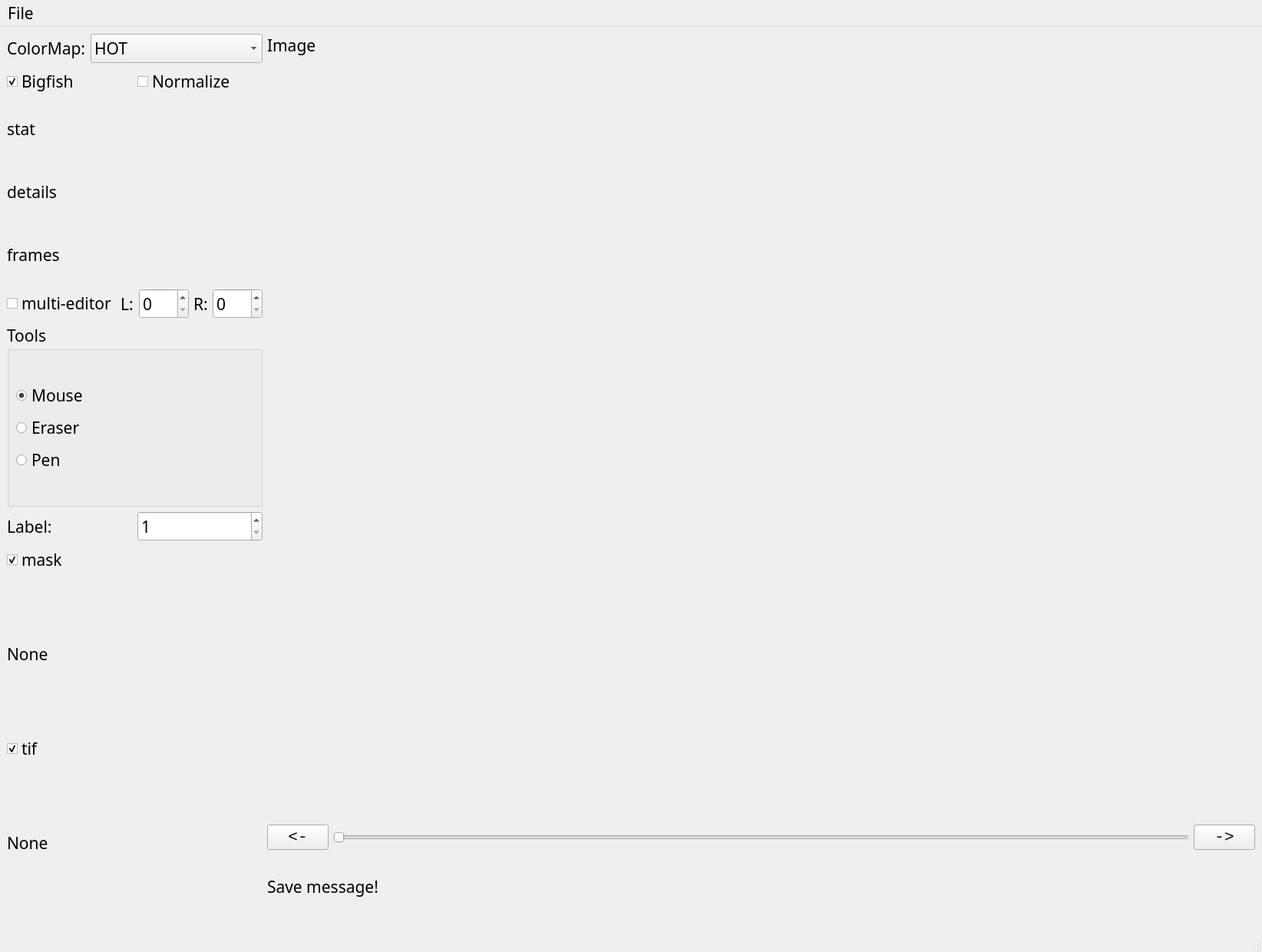
<?xml version="1.0" encoding="UTF-8"?>
<ui version="4.0">
 <class>MainWindow</class>
 <widget class="QMainWindow" name="MainWindow">
  <property name="geometry">
   <rect>
    <x>0</x>
    <y>0</y>
    <width>1644</width>
    <height>1240</height>
   </rect>
  </property>
  <property name="font">
   <font>
    <family>微软雅黑</family>
    <pointsize>16</pointsize>
   </font>
  </property>
  <property name="windowTitle">
   <string>MainWindow</string>
  </property>
  <widget class="QWidget" name="centralwidget">
   <layout class="QGridLayout" name="gridLayout_2">
    <item row="0" column="0">
     <layout class="QVBoxLayout" name="verticalLayout_6">
      <item>
       <layout class="QHBoxLayout" name="horizontalLayout">
        <item>
         <widget class="QLabel" name="label">
          <property name="text">
           <string>ColorMap:</string>
          </property>
         </widget>
        </item>
        <item>
         <widget class="QComboBox" name="colormap_combo">
          <property name="currentIndex">
           <number>10</number>
          </property>
          <item>
           <property name="text">
            <string>AUTUMN</string>
           </property>
          </item>
          <item>
           <property name="text">
            <string>BONE</string>
           </property>
          </item>
          <item>
           <property name="text">
            <string>JET</string>
           </property>
          </item>
          <item>
           <property name="text">
            <string>RAINBOW</string>
           </property>
          </item>
          <item>
           <property name="text">
            <string>OCEAN</string>
           </property>
          </item>
          <item>
           <property name="text">
            <string>SUMMER</string>
           </property>
          </item>
          <item>
           <property name="text">
            <string>SPRING</string>
           </property>
          </item>
          <item>
           <property name="text">
            <string>COOL</string>
           </property>
          </item>
          <item>
           <property name="text">
            <string>HSV</string>
           </property>
          </item>
          <item>
           <property name="text">
            <string>PINK</string>
           </property>
          </item>
          <item>
           <property name="text">
            <string>HOT</string>
           </property>
          </item>
          <item>
           <property name="text">
            <string>PARULA</string>
           </property>
          </item>
          <item>
           <property name="text">
            <string>MAGMA</string>
           </property>
          </item>
          <item>
           <property name="text">
            <string>INFERNO</string>
           </property>
          </item>
          <item>
           <property name="text">
            <string>PLASMA</string>
           </property>
          </item>
          <item>
           <property name="text">
            <string>VIRIDIS</string>
           </property>
          </item>
          <item>
           <property name="text">
            <string>CIVIDIS</string>
           </property>
          </item>
          <item>
           <property name="text">
            <string>TWILIGHT</string>
           </property>
          </item>
          <item>
           <property name="text">
            <string>TWILIGHT_SHIFTED</string>
           </property>
          </item>
          <item>
           <property name="text">
            <string>TURBO</string>
           </property>
          </item>
          <item>
           <property name="text">
            <string>DEEPGREEN</string>
           </property>
          </item>
         </widget>
        </item>
       </layout>
      </item>
      <item>
       <layout class="QHBoxLayout" name="horizontalLayout_4">
        <item>
         <widget class="QCheckBox" name="big_fish_checkBox">
          <property name="text">
           <string>Bigfish</string>
          </property>
          <property name="checked">
           <bool>true</bool>
          </property>
         </widget>
        </item>
        <item>
         <widget class="QCheckBox" name="normalize_checkBox">
          <property name="text">
           <string>Normalize</string>
          </property>
          <property name="checked">
           <bool>false</bool>
          </property>
         </widget>
        </item>
       </layout>
      </item>
      <item>
       <layout class="QVBoxLayout" name="verticalLayout_2">
        <item>
         <widget class="QLabel" name="stat_label">
          <property name="text">
           <string>stat</string>
          </property>
         </widget>
        </item>
        <item>
         <widget class="QLabel" name="detail_label">
          <property name="text">
           <string>details</string>
          </property>
         </widget>
        </item>
        <item>
         <widget class="QLabel" name="frame_label">
          <property name="text">
           <string>frames</string>
          </property>
         </widget>
        </item>
       </layout>
      </item>
      <item>
       <layout class="QHBoxLayout" name="horizontalLayout_2">
        <item>
         <widget class="QCheckBox" name="multieditor_checkBox">
          <property name="text">
           <string>multi-editor</string>
          </property>
         </widget>
        </item>
        <item>
         <widget class="QLabel" name="label_2">
          <property name="text">
           <string>L:</string>
          </property>
         </widget>
        </item>
        <item>
         <widget class="QSpinBox" name="l_spinBox">
          <property name="maximum">
           <number>259</number>
          </property>
         </widget>
        </item>
        <item>
         <widget class="QLabel" name="label_3">
          <property name="text">
           <string>R:</string>
          </property>
         </widget>
        </item>
        <item>
         <widget class="QSpinBox" name="r_spinBox">
          <property name="maximum">
           <number>259</number>
          </property>
         </widget>
        </item>
       </layout>
      </item>
      <item>
       <widget class="QGroupBox" name="groupBox">
        <property name="title">
         <string>Tools</string>
        </property>
        <layout class="QVBoxLayout" name="verticalLayout">
         <item>
          <layout class="QGridLayout" name="gridLayout">
           <item row="0" column="0">
            <widget class="QRadioButton" name="radio_mouse">
             <property name="text">
              <string>Mouse</string>
             </property>
             <property name="checked">
              <bool>true</bool>
             </property>
            </widget>
           </item>
           <item row="1" column="0">
            <widget class="QRadioButton" name="radio_eraser">
             <property name="text">
              <string>Eraser</string>
             </property>
            </widget>
           </item>
           <item row="2" column="0">
            <widget class="QRadioButton" name="radio_pen">
             <property name="text">
              <string>Pen</string>
             </property>
            </widget>
           </item>
          </layout>
         </item>
        </layout>
       </widget>
      </item>
      <item>
       <layout class="QHBoxLayout" name="horizontalLayout_3">
        <item>
         <widget class="QLabel" name="label_4">
          <property name="text">
           <string>Label:</string>
          </property>
         </widget>
        </item>
        <item>
         <widget class="QSpinBox" name="label_spinBox">
          <property name="minimum">
           <number>1</number>
          </property>
          <property name="maximum">
           <number>255</number>
          </property>
         </widget>
        </item>
       </layout>
      </item>
      <item>
       <layout class="QVBoxLayout" name="verticalLayout_4">
        <item>
         <widget class="QCheckBox" name="mask_checkbox">
          <property name="text">
           <string>mask</string>
          </property>
          <property name="checked">
           <bool>true</bool>
          </property>
         </widget>
        </item>
        <item>
         <widget class="QLabel" name="mask_fn_label">
          <property name="sizePolicy">
           <sizepolicy hsizetype="Preferred" vsizetype="Preferred">
            <horstretch>0</horstretch>
            <verstretch>0</verstretch>
           </sizepolicy>
          </property>
          <property name="text">
           <string>None</string>
          </property>
         </widget>
        </item>
       </layout>
      </item>
      <item>
       <layout class="QVBoxLayout" name="verticalLayout_3">
        <item>
         <widget class="QCheckBox" name="tif_checkbox">
          <property name="text">
           <string>tif</string>
          </property>
          <property name="checked">
           <bool>true</bool>
          </property>
         </widget>
        </item>
        <item>
         <widget class="QLabel" name="tif_fn_label">
          <property name="sizePolicy">
           <sizepolicy hsizetype="Preferred" vsizetype="Preferred">
            <horstretch>0</horstretch>
            <verstretch>0</verstretch>
           </sizepolicy>
          </property>
          <property name="text">
           <string>None</string>
          </property>
         </widget>
        </item>
       </layout>
      </item>
     </layout>
    </item>
    <item row="0" column="1">
     <layout class="QVBoxLayout" name="verticalLayout_5">
      <item>
       <widget class="MyImageLabel" name="image_label">
        <property name="sizePolicy">
         <sizepolicy hsizetype="Expanding" vsizetype="Expanding">
          <horstretch>0</horstretch>
          <verstretch>0</verstretch>
         </sizepolicy>
        </property>
        <property name="minimumSize">
         <size>
          <width>512</width>
          <height>512</height>
         </size>
        </property>
        <property name="maximumSize">
         <size>
          <width>1024</width>
          <height>1024</height>
         </size>
        </property>
        <property name="text">
         <string>Image</string>
        </property>
        <property name="alignment">
         <set>Qt::AlignLeading|Qt::AlignLeft|Qt::AlignTop</set>
        </property>
       </widget>
      </item>
      <item>
       <layout class="QHBoxLayout" name="horizontalLayout_5">
        <item>
         <widget class="QPushButton" name="pushButton_left">
          <property name="font">
           <font>
            <family>Consolas</family>
            <pointsize>16</pointsize>
           </font>
          </property>
          <property name="text">
           <string>&lt;-</string>
          </property>
         </widget>
        </item>
        <item>
         <widget class="QSlider" name="frame_slider">
          <property name="orientation">
           <enum>Qt::Horizontal</enum>
          </property>
         </widget>
        </item>
        <item>
         <widget class="QPushButton" name="pushButton_right">
          <property name="font">
           <font>
            <family>Consolas</family>
            <pointsize>16</pointsize>
           </font>
          </property>
          <property name="text">
           <string>-&gt;</string>
          </property>
         </widget>
        </item>
       </layout>
      </item>
      <item>
       <widget class="QLabel" name="msg_label">
        <property name="text">
         <string>Save message!</string>
        </property>
       </widget>
      </item>
     </layout>
    </item>
   </layout>
  </widget>
  <widget class="QMenuBar" name="menubar">
   <property name="geometry">
    <rect>
     <x>0</x>
     <y>0</y>
     <width>1644</width>
     <height>34</height>
    </rect>
   </property>
   <widget class="QMenu" name="menuFile">
    <property name="title">
     <string>File</string>
    </property>
    <addaction name="actionload"/>
    <addaction name="actionsave"/>
   </widget>
   <addaction name="menuFile"/>
  </widget>
  <widget class="QStatusBar" name="statusbar"/>
  <action name="actionload">
   <property name="text">
    <string>load</string>
   </property>
  </action>
  <action name="actionsave">
   <property name="text">
    <string>save</string>
   </property>
  </action>
 </widget>
 <customwidgets>
  <customwidget>
   <class>MyImageLabel</class>
   <extends>QLabel</extends>
   <header>myimagelabel.h</header>
  </customwidget>
 </customwidgets>
 <resources/>
 <connections/>
</ui>
